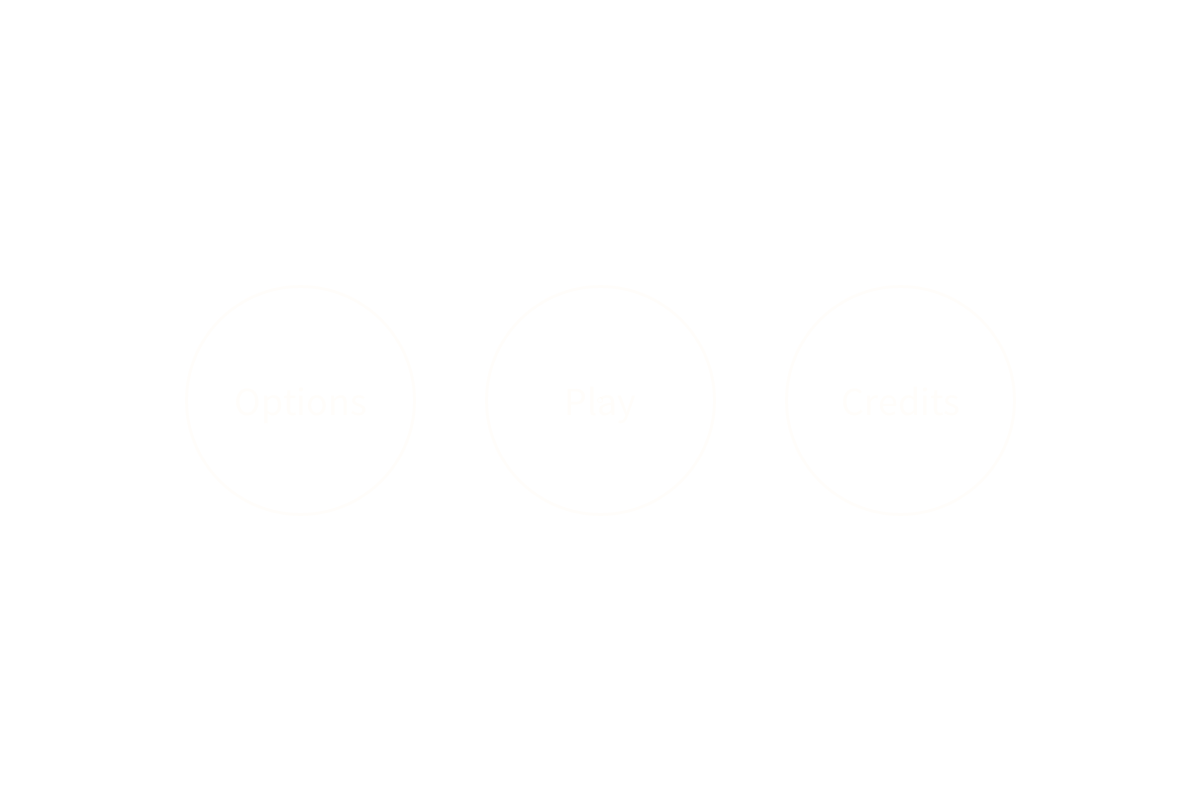
Frame 1 (no input)
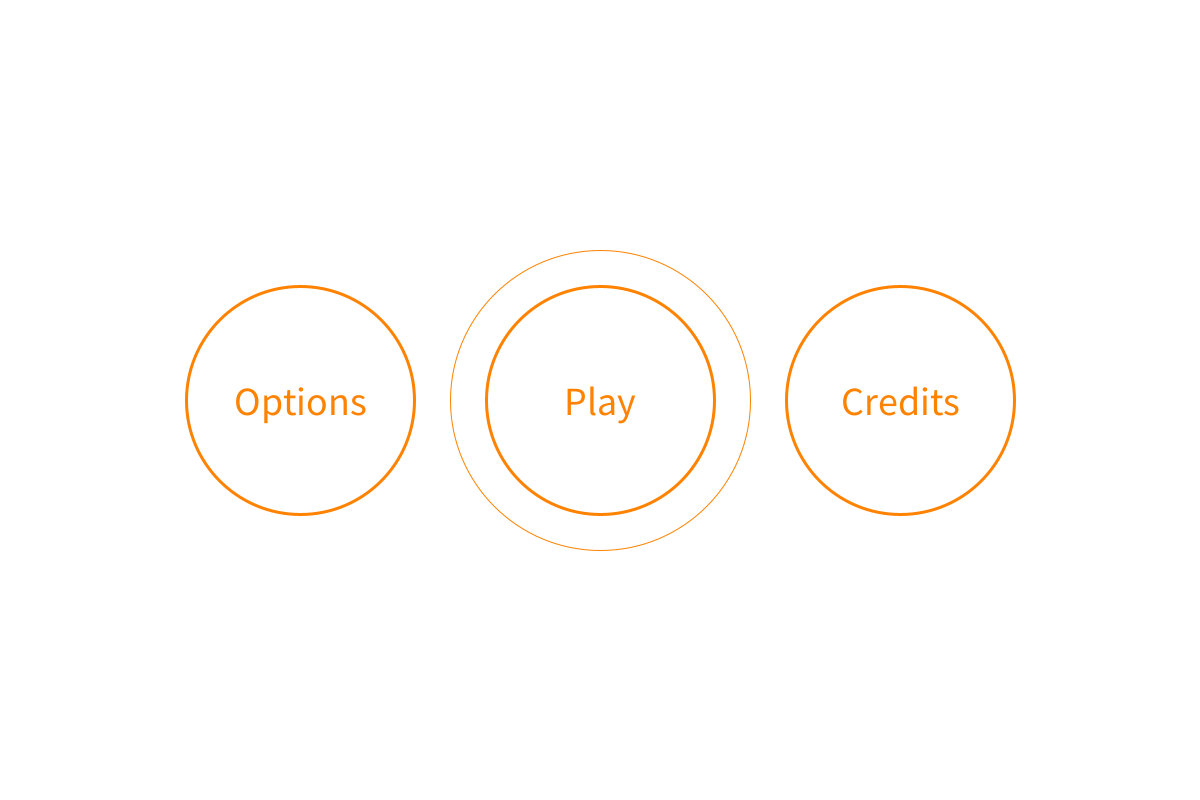
Frame 60 (the mouse pressed at the canvas centre just before this capture)
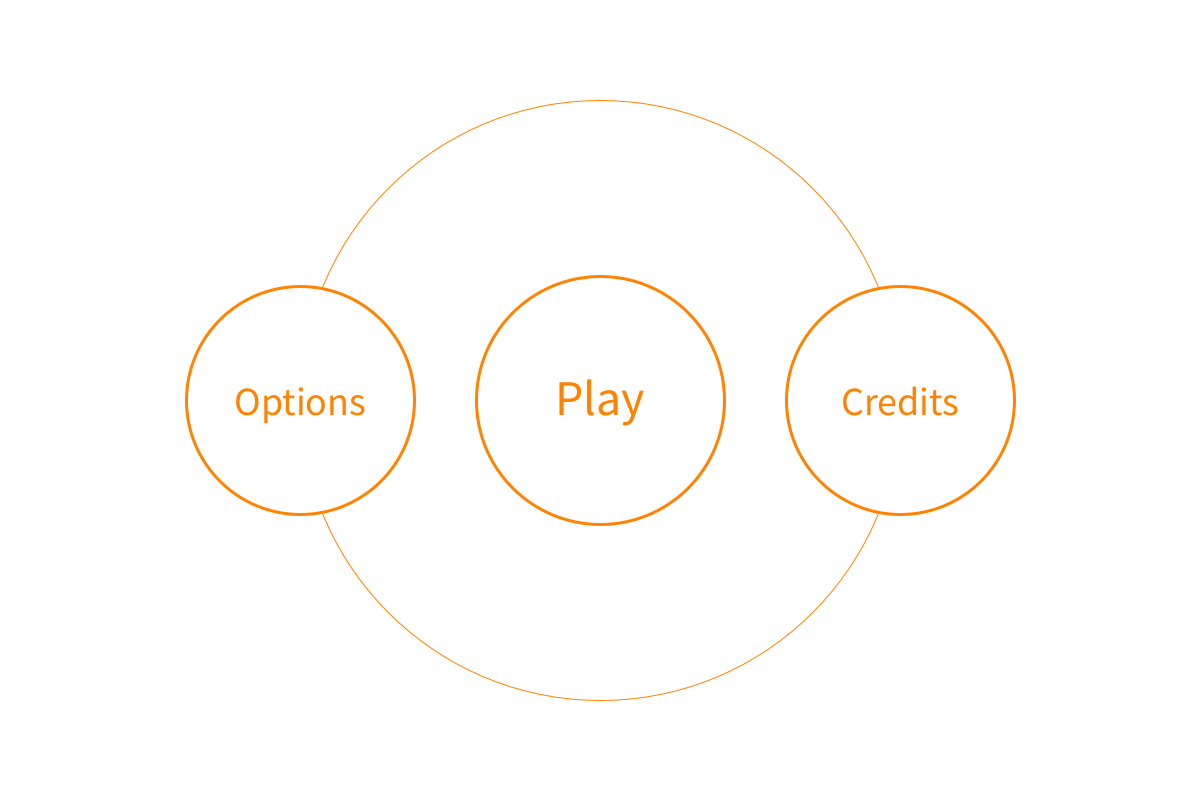
Frame 120 (the mouse held since frame 60 and released just before this capture)

The Processing sketch that drew these frames (run headless with seeded random() and noise(); from frame 60 on, the mouse is pressed at the canvas centre):

// Processing sketch: Soundodger_wolffd_V6
// ── Soundodger_wolffd_V6.pde
// Daniel Wolff
// 01/05/2015
// Culminating Project: Soundodger (remade by Daniel Wolff)

// Creating a new environment object.
Environment environment;

// Variables that hold the screen width and height. Used for referencing the positions of shapes on the screen.
int screenWidth = 1200;
int screenHeight = 800;

void setup() {
    // Set the size of the screen (cannot use the variables above due to Javascript complaining that I must use integer numbers, not a variable).
    size(1200, 800);

    // Aligning shapes and text to either their centers or corners.
    textAlign(CENTER);
    ellipseMode(CENTER);
    rectMode(CORNER);

    // Instantiating the environment object.
    environment = new Environment();
}

void draw() {
    // Updating and drawing the environment.
    environment.update();
    environment.draw();
}

void keyReleased() {
    if (keyCode == 80) {    // if "p" is released, continue.
        // if the game is paused, unpause. If it isn't paused, then pause.
        if (environment.paused) {
            environment.pauseGame(false);
        }
        else {
            environment.pauseGame(true);
        }
    }
}

void mouseReleased() {    // if the mouse is released, tell the environment where the click was.
    environment.doMouseClicked(mouseX, mouseY);
}

//menuData is the array that holds all the coordinates and sizes of all the shapes on all of the menus.
//Having all this data in one array allows editting menus to be easy.
//menuData[menu][shape][shapeInfo] = {int(x),int(y),int(sizeX),int(sizeY),inflationLimit,gameStateTransitionIndex,textSize}.
int[][][] menuData = {
    {    //main Menu
        {    //Shape 1
            int(screenWidth/2), int(screenHeight/2), int(screenHeight/3.5), int(screenHeight/3.5), int(20), int(3), int(40)
        }
        , 
        {    //Shape 2
            int(screenWidth/4), int(screenHeight/2), int(screenHeight/3.5), int(screenHeight/3.5), int(20), int(1), int(40)
        }
        , 
        {    //Shape 3
            int(screenWidth-(screenWidth/4)), int(screenHeight/2), int(screenHeight/3.5), int(screenHeight/3.5), int(20), int(2), int(40)
        }
    }
    , 
    {  //options menu
        {    
            int(75), int(screenHeight-75), int(screenHeight/8), int(screenHeight/8), int(5), int(0), int(40)
        }
        , 
        {
            int(screenWidth/2), int(screenHeight/2), int(screenHeight/3.5), int(screenHeight/3.5), int(15), int(-1), int(40)
        }
    }
    , 
    {  //credits menu
        {    
            int(75), int(screenHeight-75), int(screenHeight/8), int(screenHeight/8), int(5), int(0), int(40)
        }
        , 
        {
            int(screenWidth/4), int(screenHeight/3), int(screenHeight/1.75), int(screenHeight/1.75), int(20), int(-1), int(30)
        }
        , 
        {
            int(screenWidth-screenWidth/3), int(screenHeight/2.85), int(screenHeight/2.25), int(screenHeight/2.25), int(20), int(-1), int(20)
        }
        , 
        {
            int(screenWidth/2 - 20), int(screenHeight/2), int(screenHeight/8), int(screenHeight/8), int(10), int(-1), int(20)
        }
        , 
        {
            int(screenWidth/2), int(screenHeight - screenHeight/4.5), int(screenHeight/2.5), int(screenHeight/2.5), int(5), int(-1), int(20)
        }
    }
    , 
    {  //levelSel menu
        {    
            int(75), int(screenHeight-75), int(screenHeight/8), int(screenHeight/8), int(5), int(0), int(40)
        }
        , 
        {    //Shape 1
            int(screenWidth/3), int(screenHeight/3), int(screenHeight/3.5), int(screenHeight/3.5), int(20), int(6), int(40)
        }
        , 
        {    //Shape 2
            int(screenWidth - (screenWidth/3)), int(screenHeight/3), int(screenHeight/3.5), int(screenHeight/3.5), int(20), int(7), int(40)
        }
        , 
        {    //Shape 3
            int(screenWidth/3), int(screenHeight - (screenHeight/3)), int(screenHeight/3.5), int(screenHeight/3.5), int(20), int(8), int(40)
        }
        , 
        {    //Shape 4
            int(screenWidth-(screenWidth/3)), int(screenHeight - (screenHeight/3)), int(screenHeight/3.5), int(screenHeight/3.5), int(20), int(9), int(40)
        }
    }
    , 
    {  //pause menu
        {    
            int(75), int(screenHeight-75), int(screenHeight/8), int(screenHeight/8), int(5), int(0), int(40)
        }
        , 
        {    //Shape 1
            int(screenWidth/2), int(screenHeight/2), int(screenHeight/3.5), int(screenHeight/3.5), int(20), int(-3), int(40)
        }
    }
    , 
    {  //score menu
        {    //Shape 1
            int(screenWidth/2), int(screenHeight/2), int(screenHeight/1.5), int(screenHeight/1.5), int(0), int(-1), int(100)
        }
        , 
        {    //Shape 2
            int(screenWidth/4), int(screenHeight/2), int(screenHeight/3.5), int(screenHeight/3.5), int(20), int(-4), int(40)
        }
        , 
        {    //Shape 3
            int(screenWidth - screenWidth/4), int(screenHeight/2), int(screenHeight/3.5), int(screenHeight/3.5), int(20), int(0), int(40)
        }
    }
    , 
    {  //tutorial
        {    //Shape 1
            int(screenWidth/2), int(screenHeight/2), int(screenHeight/1.25), int(screenHeight/1.25), int(0), int(-1), int(40)
        }
    }
    , 
    {  //level1
        {    //Shape 1
            int(screenWidth/2), int(screenHeight/2), int(screenHeight/1.25), int(screenHeight/1.25), int(0), int(-1), int(0)
        }
    }
    , 
    {  //level2
        {    //Shape 1
            int(screenWidth/2), int(screenHeight/2), int(screenHeight/1.25), int(screenHeight/1.25), int(0), int(-1), int(0)
        }
    }
    , 
    {  //level3
        {    //Shape 1
            int(screenWidth/2), int(screenHeight/2), int(screenHeight/1.25), int(screenHeight/1.25), int(0), int(-1), int(0)
        }
    }
};

//menuText holds the strings of all the text on each menu. All text will be inside one of
//the shapes stated in menuData.
//Having all the text in one array allows editting menus to be easy.
//menuText[menu][shape] = "Text";.

String[][] menuText = {
    {    //main menu
        "Play", "Options", "Credits"
    }
    , 
    {    //options menu
        "Back", "Music: Off"
    }
    , 
    {    //credits menu
        "Back", "A StudioBean game", "Remade by Daniel Wolff", "", "Bug tested by Ben Ecclestone"
    }
    , 
    {    //levelSel menu
        "Back", "Tutorial", "Level 1", "Level 2", "Level 3"
    }
    , 
    {    //pause menu
        "Back", "Resume"
    }
    , 
    {    //score menu
        "", "Replay", "Menu"
    }
    , 
    {    //tutorial
        ""
    }
    , 
    {    //level 1
        ""
    }
    , 
    {    //level 2
        ""
    }
    , 
    {    //level 3
        ""
    }
};


// ── Background.pde
// Daniel Wolff
// 01/05/2015
// Culminating Project: Soundodger (remade by Daniel Wolff)

// Background class:
// - Draws the blank background.
// - Controls and manages the background alpha values for transitioning.
// - Returns the BG and FG colors when requested by the environment.
class Background {

    // Creating the background and foreground variables.
    color bg;
    color fg;

    // Creating the fadeAlpha integer variable.
    int fadeAlpha = 0;


    // Background Constructor: 
    // - Receives the BG and FG colors from the environment.
    Background(color _bg, color _fg) {
        bg = _bg;
        fg = _fg;
    }

    // Update: 
    // - Updates the fadeAlpha value.
    void update() {

        // Always increase the fadeAlpha by a value of 5, unless fadeAlpha is greater than or equal to 255 (max).
        if (fadeAlpha < 255) {
            fadeAlpha+=5;
        }
    }

    // Draw:
    // - Placeholder to be overridden be child classes.
    void draw() {
    }

    // fadeIn: 
    // - Resets the fadeAlpha variable.
    void fadeIn() {
        // When reset, the update() method will then increase this every frame, giving a fade effect.
        fadeAlpha = 0;
    }

    // getBG:
    // - Returns the BG color value when requested.
    int getBG() {
        return bg;
    }

    // getFG:
    // - Returns the FG color value when requested.
    int getFG() {
        return fg;
    }
}

// Background_Anim class: 
// - Extends Background.
// - Creates a circle animation in the background.
class Background_Anim extends Background {

    // Creating a 3x3 array that stores the data for the circles that create the animation.
    int[][] circles = new int[3][3];
    // Creating an integer variable that keeps track of the animation's progression. Set to 100 so that the animation starts right away.
    int animCount = 100;

    // Background_Anim Constructor:
    // - Receives the BG and FG colors from the environment.
    // - Assigns values for the circles in the animation.
    Background_Anim(color _bg, color _fg) {
        super(_bg, _fg);

        // For each item in circles, assign the following values.
        for (int[] i : circles) {
            // Circle X position.
            i[0] = width/2;
            // Circle Y position.
            i[1] = height/2;
            // Circle size. (-1 means non-existant).
            i[2] = -1;
        }
    }
    // Update:
    // - Calls its super.
    // - Increases  the animation's progression.
    // - Updates the circles in the animation.
    void update() {
        super.update();
        animCount++;

        // if the animation progression is greater than or equal to 100, add a circle and reset the progression.
        if (animCount >= 100) {
            animCount = 0;
            addCircle();
        }

        // Update the circles in the animation.
        updateCircles();
    }

    // Draw :
    // - Draws the background.
    // - Draws the circles in the animation.
    void draw() {
        background(bg);
        noFill();
        stroke(fg, fadeAlpha);
        strokeWeight(1);
        for (int[] i : circles) {
            if (i[2] > 0) {
                ellipse(i[0], i[1], i[2], i[2]);
            }
        }
    }

    // addCircle:
    // - Takes a non-existant circle and sets its size to 0. This will allow it to be updated.
    void addCircle() {
        for (int[] i : circles) {
            // If the circle is non-existant, make it exist.
            if (i[2] == -1) {
                i[2] = 0;
                break;
            }
        }
    }

    // updateCircles:
    // - Updates the size of each circle in the animation.
    void updateCircles() {
        for (int[] i : circles) {
            // if the size is greater than twice the height of the screen, reset the circles size.
            if (i[2] >= height*2) {
                i[2] = 0;
            }
            // else, if the size is not non-existant, increase the size by 5.
            else if (i[2] != -1) {
                i[2] += 5;
            }
        }
    }
}

// Background_NoAnim class:
// - Extends Background.
// - Creates a non-animated background thats color corresponds to the current gameStateIndex in the environment.
class Background_NoAnim extends Background {

    // Background_NoAnim constructor:
    // - Receives nothing.
    // - Tells its super to set the BG and FG to white.
    Background_NoAnim() {
        super(color(255), color(255));
    }

    // Update:
    // - Receives the current BG colour based on the current gameStateIndex.
    void update() {
        bg = environment.getCurrentBG();
    }

    // Draw:
    // - Draws the background.
    void draw() {
        background(bg);
    }
}


// ── Enemy.pde
// Daniel Wolff
// 01/05/2015
// Culminating Project: Soundodger (remade by Daniel Wolff)

// Enemy class:
// - Manages a single enemies position, size, speed, angle, colour, and state.
class Enemy {

    // Creates a float variable for the x, y, originalX, originalY, and angle for the enemy.
    float x;
    float y;
    float originX;
    float originY;
    float angle;

    // Creates an integer variable for the size, speed, and position of the enemy.
    int size;
    int speed;
    int pos = 0;

    // Creates a color variable for the colour of the enemy.
    color colour;

    // Creates a boolean variable for the dead state, isHit state, and allowBoundaryCollision state of the enemy.
    boolean dead = false;
    boolean isHit = false;
    boolean allowBoundaryCollision = false;


    // Enemy constructor:
    // - Receives the x, y, size, speed, angle, and colour of the enemy from the gameplayControllers.
    Enemy(float _x, float _y, int _size, int _speed, int _angle, color _clr) {
        x = _x;
        y = _y;
        originX = _x;
        originY = _y;
        size = _size;
        speed = _speed;
        angle = _angle;
        colour = _clr;
    }

    // Update:
    // - Placeholder to be overridden be child classes.
    void update(int _playerX, int _playerY, int _playerSize) {
    }

    // Draw:
    // - Placeholder to be overridden be child classes.
    void draw() {
        // if it is hit, fill the enemy with the colour red.
        if (isHit) {
            fill(255, 0, 0);
        }
        // if it is not hit, fill the enemy with its original colour.
        else {
            fill(colour);
        }
        noStroke();
    }

    // getHyp:
    // - Returns length of the distance between the enemies x and y, and the inputted x and y coordinates.
    float getHyp(int _pointX, int _pointY) {
        return sqrt(sq(_pointX - x) + sq(_pointY - y));
    }

    // rotX:
    // - Receives the originalX, position from the originalX, and angle to return a new x coordinate for the enemy.
    float rotX(float _x, int _lineLen, float _angle) {
        return cos(radians(_angle))*_lineLen + _x;
    }

    // rotY:
    // - Receives the originalY, position from the originalX, and angle to return a new y coordinate for the enemy.
    float rotY(float _y, int _lineLen, float _angle) {
        return sin(radians(_angle))*_lineLen + _y;
    }
}

// TriangleEnemy class:
// - Extends Enemy.
// - Updates the position and states of a triangular enemy.
class TriangleEnemy extends Enemy {

    // TriangleEnemy constructor:
    // - Receives the x, y, size, speed, angle, and colour of the enemy from the gameplayControllers and sends it to its super.
    TriangleEnemy(float _x, float _y, int _size, int _speed, int _angle, color _clr) {
        super(_x, _y, _size, _speed, _angle, _clr);
    }

    // Update:
    // - Receives the playerX, playerY, and playerSize from the environment.
    // - Updates the enemy position, and checks for boundaries and collisions.
    void update(int _playerX, int _playerY, int _playerSize) {
        // if the enemy is not dead, continue.
        if (!dead) {
            // Update position from its origin coordinates.
            pos += speed;
            // Update the x and y variables based on its new position.
            x = rotX(originX, pos, angle);
            y = rotY(originY, pos, angle);

            // Check collisions with the player.
            checkCollision(_playerX, _playerY, _playerSize);
            // Check collisions with the game boundaries. 
            checkBoundaries();
        }
    }

    // Draw:
    // - Controls the colour of the enemy based on whether it is hit.
    // - Draws the enemy.
    void draw() {
        // if the enemy is not dead, continue.
        if (!dead) {
            super.draw();
            // Draw the triangle using the rotX and rotY function to create the points.
            triangle(x, y, rotX(x, -size, angle-25), rotY(y, -size, angle-25), rotX(x, -size, angle+25), rotY(y, -size, angle+25));
        }
    }

    // checkBoundaries:
    // - Checks the boundary collision state, and check to see if the enemy has collided with the edge of the playing field.
    void checkBoundaries() {
        // if the distance between the enemies x and y coordinates and the center of the playing field is greater than the radius of the field, continue.
        if (getHyp((environment.getUIObject(0)[0]), (environment.getUIObject(0)[1])) >= (environment.getUIObject(0)[2])/2) {
            // if boundary collision is allowed, kill the enemy.
            if (allowBoundaryCollision) {
                dead = true;
                // if the enemy did not collide with the player, tell the environment to update the enemy counters.
                if (!isHit) {
                    environment.enemyUpdate();
                }
            }
        }
        // if the distance between the enemies x and y coordinates and the center of the playing field is lesser than the radius of the field, allow boundary collision.
        // This eliminates the possibility of an enemy colliding with the boundaries of the field before it even enters the field.
        else {
            allowBoundaryCollision = true;
        }
    }

    // checkCollision: 
    // - Receives the playerX, playerY, and playerSize.
    // - Checks to see if the enemy has collided with the player.
    void checkCollision(int _playerX, int _playerY, int _playerSize) {
        // if the distance between the playerX, playerY and the enemy x, y, is less than or equal to the radius of the player, the enemy has been hit.
        if (getHyp(_playerX, _playerY) <= _playerSize/2) {
            isHit = true;
        }
    }
}

// CircleEnemy class:
// - Extends Enemy.
// - Updates the position and states of a circular enemy.
class CircleEnemy extends Enemy {

    // CircleEnemy constructor:
    // - Receives the x, y, size, speed, angle, and colour of the enemy from the gameplayControllers and sends it to its super.
    CircleEnemy(float _x, float _y, int _size, int _speed, int _angle, color _clr) {
        super(_x, _y, _size, _speed, _angle, _clr);
    }

    // Update:
    // - Receives the playerX, playerY, and playerSize from the environment.
    // - Updates the enemy position, and checks for boundaries and collisions.
    void update(int _playerX, int _playerY, int _playerSize) {
        // if the enemy is not dead, continue.
        if (!dead) {
            // Update position from its origin coordinates.
            pos += speed;
            // Update the x and y variables based on its new position.
            x = rotX(originX, pos, angle);
            y = rotY(originY, pos, angle);

            // Check collisions with the player.
            checkCollision(_playerX, _playerY, _playerSize);
            // Check collisions with the game boundaries. 
            checkBoundaries();
        }
    }

    // Draw:
    // - Controls the colour of the enemy based on whether it is hit.
    // - Draws the enemy.
    void draw() {
        // if the enemy is not dead, continue.
        if (!dead) {
            super.draw();
            // Draw the circle.
            ellipse(x, y, size, size);
        }
    }

    // checkBoundaries:
    // - Checks the boundary collision state, and check to see if the enemy has collided with the edge of the playing field.
    void checkBoundaries() {
        // if the distance between the enemies x and y coordinates and the center of the playing field is greater than the radius of the field minus the radius of the enemy, continue.
        if (getHyp((environment.getUIObject(0)[0]), (environment.getUIObject(0)[1])) >= (environment.getUIObject(0)[2])/2 - size/2) {
            // if boundary collision is allowed, kill the enemy.
            if (allowBoundaryCollision) {
                dead = true;
                // if the enemy did not collide with the player, tell the environment to update the enemy counters.
                if (!isHit) {
                    environment.enemyUpdate();
                }
            }
        }
        // if the distance between the enemies x and y coordinates and the center of the playing field is lesser than the radius of the field, allow boundary collision.
        // This eliminates the possibility of an enemy colliding with the boundaries of the field before it even enters the field.
        else {
            allowBoundaryCollision = true;
        }
    }

    // checkCollision: 
    // - Receives the playerX, playerY, and playerSize.
    // - Checks to see if the enemy has collided with the player.
    void checkCollision(int _playerX, int _playerY, int _playerSize) {
        // if the distance between the playerX, playerY and the enemy x, y, is less than or equal to the radius of the player plus the radius of the enemy, the enemy has been hit.
        if (getHyp(_playerX, _playerY) <= _playerSize/2 + size/2) {
            isHit = true;
        }
    }
}

// SquareEnemy class:
// - Extends Enemy.
// - Updates the position and states of a square enemy.
class SquareEnemy extends Enemy {

    // Creates a short that keeps track of the follow time of the square enemy (default -> 3 seconds / 180 frames).
    short followTime = 180;

    // SquareEnemy constructor:
    // - Receives the x, y, size, speed, angle, and colour of the enemy from the gameplayControllers and sends it to its super.
    SquareEnemy(float _x, float _y, int _size, int _speed, int _angle, color _clr) {
        super(_x, _y, _size, _speed, _angle, _clr);
    }


    // Update:
    // - Receives the playerX, playerY, and playerSize from the environment.
    // - Updates the enemy position, and checks for boundaries and collisions.
    void update(int _playerX, int _playerY, int _playerSize) {
        // if the enemy is not dead, continue.
        if (!dead) {
            // if the followTime is not zero, and the player is not hit, update the angle and decrease the followTime.
            if (followTime > 0 && !isHit) {
                angle = getTheta(_playerX, _playerY);
                followTime--;
            }

            // Update the x and y variables based on its new angle.
            x = rotX(x, speed, angle);
            y = rotY(y, speed, angle);

            // Check collisions with the player.
            checkCollision(_playerX, _playerY, _playerSize);
            // Check collisions with the game boundaries. 
            checkBoundaries();
        }
    }

    // Draw:
    // - Controls the colour of the enemy based on whether it is hit.
    // - Draws the enemy.
    void draw() {
        // if the enemy is not dead, continue.
        if (!dead) {
            super.draw();
            // Draw the square.
            rect(x, y, size, size);
        }
    }

    // checkBoundaries:
    // - Checks the boundary collision state, and check to see if the enemy has collided with the edge of the playing field.
    void checkBoundaries() {
        // if the distance between the enemies x and y coordinates and the center of the playing field is greater than the radius of the field minus the radius of the enemy, continue.
        if (getHyp((environment.getUIObject(0)[0]), (environment.getUIObject(0)[1])) >= (environment.getUIObject(0)[2])/2 - size/2) {
            // if boundary collision is allowed, kill the enemy.
            if (allowBoundaryCollision) {
                dead = true;
                // if the enemy did not collide with the player, tell the environment to update the enemy counters.
                if (!isHit) {
                    environment.enemyUpdate();
                }
            }
        }
        // if the distance between the enemies x and y coordinates and the center of the playing field is lesser than the radius of the field, allow boundary collision.
        // This eliminates the possibility of an enemy colliding with the boundaries of the field before it even enters the field.
        else {
            allowBoundaryCollision = true;
        }
    }

    // checkCollision: 
    // - Receives the playerX, playerY, and playerSize.
    // - Checks to see if the enemy has collided with the player.
    void checkCollision(int _playerX, int _playerY, int _playerSize) {
        // if the distance between the playerX, playerY and the enemy x, y, is less than or equal to the radius of the player plus the radius of the enemy, the enemy has been hit.
        if (getHyp(_playerX, _playerY) <= _playerSize/2 + size/2) {
            isHit = true;
        }
    }

    // getTheta:
    // - Receives the playerX and playerY values.
    // - Returns the angle of the line represented by playerX,playerY and x,y of the enemy.
    float getTheta(int _playerX, int _playerY) {
        return degrees(atan2((_playerY-y), (_playerX-x)));
    }
}


// ── Environment.pde
// Daniel Wolff
// 01/05/2015
// Culminating Project: Soundodger (remade by Daniel Wolff)

//Defining the environment class:
//  - Manages all objects.
//  - Passes important information to the player, gameplayControllers, and UI
class Environment {

    // Creates a byte that manages what gameState to update and display.
    byte gameStateIndex = 0;

    // Creates an array of strings that outlines what gameStateIndex is what.
    String[] allGameStates = {  
        "main", //0
        "options", //1
        "credits", //2
        "levelSel", //3
        "pause", //4
        "scoreScreen", //5
        "tutorial", //6
        "level1", //7
        "level2", //8
        "level3" //9
    };

    // Creates a byte that stores the number of different gameStates.
    byte numGameStates = byte(allGameStates.length);

    // Creates a byte that stores the number of levels.
    byte numLevels = 4;

    // Creates a boolean variable for the paused state and gameOver state.
    boolean paused = false;
    boolean gameOver = false;


    //Initialzing game objects
    // - Creates object array's for backgrounds, userInterfaces, and gameplayControllers.
    // - Creates a player object.
    Background[] backgrounds = new Background[numGameStates];
    UI[] userInterfaces = new UI[numGameStates];
    Gameplay[] gameplayControllers = new Gameplay[numLevels];
    Player player = new Player(0, 0, 25);

    //Environment constructor:
    // - Builds environment.
    // - Instantiates all of the backgrounds, userInterfaces, and gameplayControllers. 
    Environment() {
        // Instantiates each Background_Anim with a specific BG and FG colour.
        // Instantiates the pause and scoreScreen menu with Background_NoAnim.
        backgrounds[0] = new Background_Anim(color(255), color(255, 130, 0));
        backgrounds[1] = new Background_Anim(color(255), color(20, 180, 255));
        backgrounds[2] = new Background_Anim(color(255), color(255, 40, 40));
        backgrounds[3] = new Background_Anim(color(255), color(255, 130, 0));
        backgrounds[4] = new Background_NoAnim();
        backgrounds[5] = new Background_NoAnim();
        backgrounds[6] = new Background_Anim(color(255), color(255, 130, 0));
        backgrounds[7] = new Background_Anim(color(255), color(0, 0, 255));
        backgrounds[8] = new Background_Anim(color(255), color(255, 0, 0));
        backgrounds[9] = new Background_Anim(color(0), color(255));

        // Instantiates a userInterface for every gameState except for the scoreScreen gameState.
        // The scoreScreen gameState is instantiated with the UI_ScoreScreen class.
        // Each object gets passed its corresponding gameStateIndex. 
        for (int i = 0; i < numGameStates; i++) {
            if (i != 5) {
                userInterfaces[i] = new UI(i);
            } 
            else {
                userInterfaces[i] = new UI_ScoreScreen(i);
            }
        }

        // Instantiates Gameplay_Tutorial for the tutorial gameState, and Gameplay for the other levels. 
        // Each object gets passed its corresponding gameStateIndex, the number of game objects, the radii of the game objects,
        //    and the colour for each type of enemy.
        gameplayControllers[0] = new Gameplay_Tutorial((numGameStates - numLevels), byte(4), int((height/1.1)/2), 
        color(0, 150, 255), color(100, 240, 255), color(235, 100, 255));
        gameplayControllers[1] = new Gameplay((numGameStates - numLevels + 1), byte(4), int((height/1.1)/2), 
        color(125, 125, 255), color(0, 185, 255), color(0, 255, 200));
        gameplayControllers[2] = new Gameplay((numGameStates - numLevels + 2), byte(4), int((height/1.1)/2), 
        color(255, 125, 125), color(255, 145, 180), color(255, 150, 0));
        gameplayControllers[3] = new Gameplay((numGameStates - numLevels + 3), byte(10), int((height/1.1)/2), 
        color(0, 150, 255), color(100, 240, 255), color(235, 100, 255));
    }

    //Update:
    //  - Updates the objects in the environment based on the gameStateIndex, and the paused and gameOver states.
    void update() {
        // if the game is paused, update the paused screen background and userInterface.
        if (paused) {
            backgrounds[4].update();
            userInterfaces[4].update();
        } 
        // if the game is over, update the scoreScreen background and userInterface.
        else if (gameOver) {
            backgrounds[5].update();
            userInterfaces[5].update();
        } 
        // if the game is not paused and the game is not over, update the background and userInterface based on the current gameStateIndex.
        else {
            backgrounds[gameStateIndex].update();
            userInterfaces[gameStateIndex].update();

            // if the gameStateIndex is greater than or equal to the number of gameStates minus the number of levels (in other words, if the user is playing a level), continue.
            if (gameStateIndex >= (numGameStates-numLevels)) {
                // Update the background of the score screen. This eliminates a flash between the current screen and the scoreScreen.
                backgrounds[5].update();
                // Update the player.
                player.update();
                // Update the corresponding gameplayController.
                gameplayControllers[gameStateIndex - (numGameStates-numLevels)].update(player.x, player.y, player.size);
            }
        }
    }

    //Display:
    //  - Draws the objects in the environment based on the gameStateIndex, and the paused and gameOver states.
    void draw() {
        // if the game is paused, draw the paused screen background and userInterface.
        if (paused) {
            backgrounds[4].draw();
            userInterfaces[4].draw(getCurrentBG(), getCurrentFG());
        } 
        // if the game is over, draw the scoreScreen background and userInterface.
        else if (gameOver) {
            backgrounds[5].draw();
            userInterfaces[5].draw(getCurrentBG(), getCurrentFG());
        } 
        // if the game is not paused and the game is not over, draw the background and userInterface based on the current gameStateIndex.
        else {
            backgrounds[gameStateIndex].draw();
            userInterfaces[gameStateIndex].draw(getCurrentBG(), getCurrentFG());

            // if the gameStateIndex is greater than or equal to the number of gameStates minus the number of levels (in other words, if the user is playing a level), continue.
            if (gameStateIndex >= (numGameStates-numLevels)) {
                // Draw the player and the corresponding gameplayController.
                player.draw(getCurrentFG());
                gameplayControllers[gameStateIndex - (numGameStates-numLevels)].draw(getCurrentFG(), getCurrentBG());
            }
        }
    }

    // getCurrentBG:
    // - Calls the getBG method in the background object corresponding to the gameStateIndex.
    int getCurrentBG() {
        return backgrounds[gameStateIndex].getBG();
    }
    // getCurrentFG:
    // - Calls the getFG method in the background object corresponding to the gameStateIndex.
    int getCurrentFG() {
        return backgrounds[gameStateIndex].getFG();
    }

    // getUIObject :
    // - Receives either an index, or both an index and a gameStateIndex.
    // - Returns an array of the data of the UI Object requested.
    int[] getUIObject(int _index) {
        return userInterfaces[gameStateIndex].uiData[_index];
    }
    int[] getUIObject(int _gameStateIndex, int _index) {
        return userInterfaces[_gameStateIndex].uiData[_index];
    }

    // enemyUpdate: 
    // - Increases the enemiesNotHit counter by one.
    void enemyUpdate() {
        gameplayControllers[gameStateIndex - (numGameStates-numLevels)].enemiesNotHit++;
    }

    // doMouseClicked:
    // - Receives the mouse coordinates.
    // - Sends the coordinates to the correct userInterface based on the paused state, the gameOver state, and the gameStateIndex.
    void doMouseClicked(int x, int y) {
        if (paused) {
            userInterfaces[4].checkClick(x, y);
        } 
        else if (gameOver) {
            userInterfaces[5].checkClick(x, y);
        } 
        else {
            userInterfaces[gameStateIndex].checkClick(x, y);
        }
    }

    // changeGameState:
    // - Receives the desires gameStateIndex.
    // - Calls the fadeIn methods in the corresponding background and userInterface.
    void changeGameState(byte _gameStateIndex) {
        gameStateIndex = _gameStateIndex;
        backgrounds[gameStateIndex].fadeIn();
        userInterfaces[gameStateIndex].fadeIn();
    }

    // pauseGame:
    // - Receives a boolean doPause.
    // - Decides the state of the paused boolean based on the gameStateIndex, doPause, and gameOver states.
    void pauseGame(boolean doPause) {
        // if the gameStateIndex is greater than or equal to the number of game states minus the number of levels (if the user is playing a level,
        //      and doPause is true, and gameOver is false, set the paused variable to true.
        if (gameStateIndex >= (numGameStates-numLevels) && doPause && !gameOver) { 
            paused = true;
        } 
        // else, if doPause is false, set paused to false.
        else if (!doPause) {
            paused = false;
        }
    }

    // showScore:
    // - Receives a boolean doScores.
    // - Decides the state of the gameOver boolean based on the doScores boolean.  
    void showScore(boolean doScores) {
        // if doScores is true, gameOver is true.
        if (doScores) {
            gameOver = true;
        } 
        // else, reset the game and set gameOver to false.
        else {
            reset();
            gameOver = false;
        }
    }

    // reset:
    // - Loops through the gameplayControlls and calls the reset method in each.
    void reset() {
        for (int i = 0; i < numLevels; i++) {
            gameplayControllers[i].reset();
        }
    }
}


// ── Gameplay.pde
// Daniel Wolff
// 01/05/2015
// Culminating Project: Soundodger (remade by Daniel Wolff)

// Gameplay class:
// - Manages game objects and enemies.
// - Manages collisions between enemies and players, and enemies and boundaries.
// - Manages game data.
class Gameplay {

    // Creates an array of enemy objects.
    Enemy[] enemies = new Enemy[1000];
    // Creates an double array of enemy data
    int[][] enemyBuffer = new int[1000][5];  //[entranceTime,gameObject,enemyType,angle,speed]

        // Creates a byte variable to hold the number of game objects, the stage of gameplay, and the highscore. 
    byte numGameObjects;
    byte stage = 0;
    byte highscore = 0;

    // Creates integer variables to hold the number of enemies spawned, the number of enemies not hit, and the transitionTime.
    int enemiesSpawned = 0;
    int enemiesNotHit = 0;
    int transitionTime = 0;

    // Creates float variables to hold the game rotation angle and the rotation speed.
    float gameRot = 0;
    float rotSpeed = 0;

    // Creates color variables to store the different enemy colours.
    color triangleEnemyColour;
    color squareEnemyColour;
    color circleEnemyColour;

    // Creates an array of gameplay objects.
    Gameplay_Object[] gameObjects;

    // Gameplay constructor:
    // - Receives the gameStateIndex, number of gameObjects, the gameObject radii, and the enemy colours.
    // - Instantiates the correct number of gameObjects.
    Gameplay(int _gameStateIndex, byte _numGameObjects, int _gameObjectRadii, color _triEnemCol, color _squEnemCol, color _cirEnemCol) {
        numGameObjects = _numGameObjects;

        triangleEnemyColour = _triEnemCol;
        squareEnemyColour = _squEnemCol;
        circleEnemyColour = _cirEnemCol;

        // Creating the received number of gameObjects.
        gameObjects = new Gameplay_Object[numGameObjects];

        // Instantiating each individual object. Passes through the size of the object, the angle offset of the gameObject, and its radius.
        for (int i = 0; i < numGameObjects; i++) {
            gameObjects[i] = new Gameplay_Object(byte(height/15), int((360/numGameObjects)*i), _gameObjectRadii);
        }
    }

    // Update:
    // - Receives the playerX, playerY, playerSize.
    // - Updates the transitionTime, stage, and sets the pattern of enemies.
    // - Manages and replaces dead enemies.
    // - Updates gameObject rotation.
    void update(int _playerX, int _playerY, int _playerSize) {

        // if the transitionTime is zero, check to see if the stage needs to be updated.
        if (transitionTime == 0) {
            // if the stage is not greater than the number of stages, receive the next pattern and rotation speed from the gameData.
            if (stage < gameData[environment.gameStateIndex-(environment.numGameStates-environment.numLevels)][0].length) {
                setPattern(byte(gameData[environment.gameStateIndex-(environment.numGameStates-environment.numLevels)][0][stage]));
                rotSpeed = gameData[environment.gameStateIndex-(environment.numGameStates-environment.numLevels)][1][stage];
                // Increases the stage by 1 after the pattern and rotation speed is selected.
                stage++;
            } 
            // if the stage is greater, end the game by calling the environments showScore method.
            else {
                environment.showScore(true);
                checkHighscore();
            }
        } 
        // if the transitionTime is not zero, subtract 1 from the transitionTime.
        else {
            transitionTime--;
        }

        // Loops through the enemyBuffer to find an enemy that needs to be created.
        for (int i = 0; i < enemyBuffer.length; i++) {
            // if the enemies spawn time is equal to the transitionTime, and the enemy type is 0 (non-existant), continue.
            if (enemyBuffer[i][0] == transitionTime && enemyBuffer[i][2] != 0) {
                // Loops through the enemies array.
                for (int j = 0; j < enemies.length; j++) {
                    // if the enemies slot is empty, or the enemy is dead, replace it.
                    if (enemies[j] == null || enemies[j].dead == true) {  
                        // if the enemy type is 1, then create a triangular enemy with the gameObject specified in the enemy buffer, as well
                        //         as its default size, speed, angle and colour.
                        if (enemyBuffer[i][2] == 1) {
                            enemies[j] = new TriangleEnemy(gameObjects[enemyBuffer[i][1]].x, gameObjects[enemyBuffer[i][1]].y, 20, enemyBuffer[i][4], int(gameObjects[enemyBuffer[i][1]].getTheta(environment.getUIObject(0)[0], environment.getUIObject(0)[1]) + enemyBuffer[i][3]), triangleEnemyColour);
                        } 
                        // if the enemy type is 2, then create a circular enemy.
                        else if (enemyBuffer[i][2] == 2) {
                            enemies[j] = new CircleEnemy(gameObjects[enemyBuffer[i][1]].x, gameObjects[enemyBuffer[i][1]].y, 30, enemyBuffer[i][4], int(gameObjects[enemyBuffer[i][1]].getTheta(environment.getUIObject(0)[0], environment.getUIObject(0)[1]) + enemyBuffer[i][3]), circleEnemyColour);
                        } 
                        // if the enemy type is 1, then create a square enemy.
                        else if (enemyBuffer[i][2] == 3) {
                            enemies[j] = new SquareEnemy(gameObjects[enemyBuffer[i][1]].x, gameObjects[enemyBuffer[i][1]].y, 20, enemyBuffer[i][4], int(gameObjects[enemyBuffer[i][1]].getTheta(environment.getUIObject(0)[0], environment.getUIObject(0)[1]) + enemyBuffer[i][3]), squareEnemyColour);
                        }

                        // Increase the number of enemies spawned by 1.
                        enemiesSpawned++;
                        // Set the enemies type to 0 so that it will not spawn more than once if another pattern is called.
                        enemyBuffer[i][2] = 0;
                        break;
                    }
                }
            }
        }

        // Loops through the enemies array, and updates every enemy that exists.
        for (int i = 0; i < enemies.length; i++) {
            if (enemies[i] != null) {
                // Passes through the playerX, playerY, and playerSize for collision detection.
                enemies[i].update(_playerX, _playerY, _playerSize);
            } 
            // if null is found, break from the loop.
            else {
                break;
            }
        }

        // Increase the game rotation by the rotation speed.
        gameRot += rotSpeed;

        // if the game rotation is greater than 360, set it to 0.
        if (gameRot > 360) {
            gameRot = 0.0;
        } 
        // if the game rotation is less than 0, set it to 360.
        else if (gameRot < 0) {
            gameRot = 360.0;
        }

        // Loops through the game objects and updates each one by passing in the current gameRot.
        for (int i = 0; i < numGameObjects; i++) {
            gameObjects[i].update(gameRot);
        }
    }

    // Draw:
    // - Receives the current FG and BG colours.
    // - Draws the gameObjects and the enemies.
    void draw(int _currentFG, int _currentBG) {

        // Loops through the gameObjects and draws each one.
        for (int i = 0; i < numGameObjects; i++) {
            gameObjects[i].draw(_currentFG, _currentBG);
        }

        // Loops through the enemies and draws them if they exist.
        for (int i = 0; i < enemies.length; i++) {
            if (enemies[i] != null) {
                enemies[i].draw();
            } 
            else {
                break;
            }
        }
    }

    // setPattern:
    // - Receives a pattern number, and adds enemies to the enemy buffer depending on that number.
    void setPattern(byte _patternNum) {

        // if the pattern number is -1, create a 500 frame break.
        if (_patternNum == -1) {
            transitionTime = 500;
        }
        // if the pattern number is 0, create a 100 frame break.
        else if (_patternNum == 0) {
            transitionTime = 100;
        } 
        // if the pattern number is 1, create a 100 frame pattern where a stream of triangles shoots out of every gameObject.
        else if (_patternNum == 1) {
            transitionTime = 100;
            for (int i = 0; i < numGameObjects; i++) {
                for (int j = 0; j < transitionTime/10; j++) {
                    createEnemyBuffer(i + (j*numGameObjects), transitionTime - (j+1)*10, i, 1, 15, 2);
                }
            }
        } 
        // if the pattern number is 2, create a 50 frame pattern where a burst of 5 triangles shoots out of every gameObject.
        else if (_patternNum == 2) {
            transitionTime = 50;
            for (int i = 0; i < numGameObjects; i++) {
                for (int j = 0; j < 5; j++) {
                    createEnemyBuffer((i + (j*numGameObjects)), 25, i, 1, (10*j) - 20, 2);
                }
            }
        } 
        // if the pattern number is 3, create a 200 frame pattern where a series of randomly angled triangles shoots out of every gameObject.
        else if (_patternNum == 3) {
            transitionTime = 200;
            for (int i = 0; i < numGameObjects; i++) {
                for (int j = 0; j < 5; j++) {
                    createEnemyBuffer((i + (j*numGameObjects)), j*40 + i*(40/numGameObjects), i, 1, int(random(-45, 45)), 2);
                }
            }
        } 
        // if the pattern number is 4, create a 10 frame pattern where a circle shoots out of every gameObject.
        else if (_patternNum == 4) {
            transitionTime = 10;
            for (int i = 0; i < numGameObjects; i++) {
                createEnemyBuffer(i, 5, i, 2, 0, 3);
            }
        } 
        // if the pattern number is 5, create a 10 frame pattern where a square shoots out of every other gameObject.
        else if (_patternNum == 5) {
            transitionTime = 10;
            for (int i = 0; i < numGameObjects/2; i++) {
                createEnemyBuffer(i, 5, i*2, 3, 45, 3);
            }
        } 
        // if the pattern number is 6, create a 180 frame pattern where a curved stream of triangles shoots out of every gameObject.
        else if (_patternNum == 6) {
            transitionTime = 180;
            for (int i = 0; i < numGameObjects/2; i++) {
                for (int j = 0; j < transitionTime; j+= 5) {
                    createEnemyBuffer(i + ((j/5)*(numGameObjects/2)), j, i*2, 1, j/5 - (j/5)*2, 2);
                }
            }
        } 
        // if the pattern number is 7, create a 180 frame pattern where 3 streams of triangles shoots out of every gameObject.
        else if (_patternNum == 7) {
            transitionTime = 180;
            for (int i = 0; i < numGameObjects; i++) {
                for (int j = 0; j < transitionTime; j+=10) {
                    createEnemyBuffer((i + ((j/10)*numGameObjects))*3, j, i, 1, -30, 2);
                    createEnemyBuffer((i + ((j/10)*numGameObjects))*3 + 1, j, i, 1, 0, 2);
                    createEnemyBuffer((i + ((j/10)*numGameObjects))*3 + 2, j, i, 1, 30, 2);
                }
            }
        } 
        // if the pattern number is 8, create a 1 frame pattern where 2 circles shoot out of oppositely position gameObjects.
        else if (_patternNum == 8) {
            transitionTime = 1;
            createEnemyBuffer(1, 1, 0, 2, int(random(-10, 10)), 3);
            createEnemyBuffer(2, 1, numGameObjects/2, 2, int(random(-10, 10)), 3);
        }
    }

    // createEnemyBuffer:
    // - Receives a position number, transitionTime, gameObject, enemyType, angle, and speed.
    // - Assigns each received value to the position number slot in the enemyBuffer array.
    void createEnemyBuffer(int _num, int _time, int _gameObject, int _enemyType, int _angle, int _speed) {
        enemyBuffer[_num][0] = _time;
        enemyBuffer[_num][1] = _gameObject;
        enemyBuffer[_num][2] = _enemyType;
        enemyBuffer[_num][3] = _angle;
        enemyBuffer[_num][4] = _speed;
    }

    // reset:
    // - Resets all the necessary variables in the Gameplay class to restart a level.
    void reset() {
        // Set the stage, game rotation, transition time, enemies spawned, and enemies not hit to 0.
        stage = 0;
        gameRot = 0;
        transitionTime = 0;
        enemiesSpawned = 0;
        enemiesNotHit = 0;

        // Loops through enemyBuffer array and resets all of the enemies to type 0.
        for (int i = 0; i < enemyBuffer.length; i++) {
            if (enemyBuffer[i][2] != 0) {
                for (int j = 0; j < enemyBuffer[i].length; j++) {
                    enemyBuffer[i][j] = 0;
                }
            } 
            else {
                break;
            }
        }

        // Loops through the enemies array and sets all active enemies to be dead.
        for (int i = 0; i < enemies.length; i++) {
            if (enemies[i] != null) {
                enemies[i].dead = true;
            } 
            else { 
                break;
            }
        }
    }

    // checkHighscore:
    // - Updates the highscore variable when a score greater than the previous is made.
    void checkHighscore() {
        // if the current score is greater than the highscore, set the highscore to the current score.
        if (byte(float(enemiesNotHit) / float(enemiesSpawned)*100) > highscore) {
            highscore = byte(float(enemiesNotHit) / float(enemiesSpawned)*100);
        }
    }
}

// Gameplay_Tutorial class:
// - Extends Gameplay.
// - Adjusts the draw function of the Gameplay class to allow for the drawing of the tutorial text.
class Gameplay_Tutorial extends Gameplay {

    // Gameplay_Tutorial class:
    // - Receives the gameStateIndex, number of gameObjects, the gameObject radii, and the enemy colours.
    // - Passes the received values to 
    Gameplay_Tutorial(int _gameStateIndex, byte _numGameObjects, int _gameObjectRadii, color _triEnemCol, color _squEnemCol, color _cirEnemCol) {
        super(_gameStateIndex, _numGameObjects, _gameObjectRadii, _triEnemCol, _squEnemCol, _cirEnemCol);
    } 

    // Draw:
    // - Receives the current FG and BG values.
    // - Calls its super.draw()
    // - Draws tutorial text to the screen.
    void draw(int _currentFG, int _currentBG) {
        super.draw(_currentFG, _currentBG);

        // Set the textSize to 20.
        textSize(20);

        // if the stage is less than the number of tutorial text samples, continue.
        if (stage < tutorialData.length) {
            // Fill a rectangle with the BG colour, and stroke it with the FG colour.
            fill(_currentBG);
            stroke(_currentFG);

            // Draw the rectangle at the top of the screen.
            rect(0, 10, width, 60);

            // Fill the text with the FG colour and draw the text corresponding with the stage.
            fill(_currentFG);
            text(tutorialData[stage], width/2, 50);
        }
    }
}


// Gameplay_Object class:
// - Manages a single gameObject.
class Gameplay_Object {

    // Creates a integer variable to hold the x, y, size, offset, and radius  of the gameObject. 
    int x;
    int y;
    int size;
    int offset;
    int radius;

    // Gameplay_Object:
    // - Receives the size, offset, and radius of the gameObject.
    Gameplay_Object(byte _size, int _offset, int _radius) {
        size = _size;
        offset = _offset;
        radius = _radius;
    }

    //  Update:
    // - Receives an angle to update the x and y coordinates of the gameObject.
    void update(float _angle) {

        // Uses the rotX and rotY methods to update the x and y position.
        x = int(rotX(environment.getUIObject(0)[0], radius, _angle+offset));
        y = int(rotY(environment.getUIObject(0)[1], radius, _angle+offset));
    }

    // Draw:
    // - Receives the current FG and BG.
    // - Draws the gameObject.
    void draw(int _currentFG, int _currentBG) {
        strokeWeight(3);
        stroke(_currentFG);
        fill(_currentBG);
        ellipse(x, y, size, size);
    }

    // rotX:
    // - Receives the originalX, position from the originalX, and angle to return a new x coordinate for the gameObject.
    float rotX(float x, int lineLen, float angle) {
        return cos(radians(angle))*lineLen + x;
    }


    // rotY:
    // - Receives the originalY, position from the originalY, and angle to return a new y coordinate for the gameObject.
    float rotY(float y, int lineLen, float angle) {
        return sin(radians(angle))*lineLen + y;
    }

    // getTheta:
    // - Receives the originX and originY values.
    // - Returns the angle of the line represented by originX,originY and x,y of the game.
    float getTheta(int _originX, int _originY) {
        return degrees(atan2((_originY-y), (_originX-x)));
    }
}

// gameData is a 3 dimensional float array that holds all of the patterns and rotation speeds for each level in the game.
// gameData[gameStateIndex][pattern(0) or rotationSpeed(1)][stage]
// Each pattern number corresponds to a pattern in the Gameplay class.
float[][][] gameData = {
    {  //tutorial
        {  //pattern
            0, 0, 0, 0, 0, 0, 0, 3, 0, 0, 0, 0, 0, 0, 0, 0
        }
        , 
        {  //rotation speed
            0, 0, 0, 0.5, 0.5, 0.5, 0.5, 0.5, 0.5, 0.5, 0.5, 0.5, 0.5, 0.5, 0.5, 0.5
        }
    }
    , 
    {  //level 1
        {  //pattern
            0, 4, 0, 4, 0, 4, 0, 5, 0, 0, 1, 1, 0, 5, 0, 3, 0, 
            6, 0, 4, 0, 4, 0, 4, 0, 6, 0, 0, 5, 0, 1, 1, 1, 0, 
            0, 4, 6, -1
        }
        , 
        {  //rotation speed
            0.5, 0.5, 0.5, 0.5, 0.5, 0.5, 0.5, 0.5, 0.5, -0.5, -0.5, -0.5, -0.5, -0.5, -0.5, 0.5, 0.5, 
            0.5, 0.5, 0.5, 0.5, 0.5, -0.5, -0.5, -0.5, -0.5, -0.5, 0.5, 0.5, -0.5, -0.5, 0.5, -0.5, -0.5, 
            -0.5, -0.5, 0.5, 0.5
        }
    }
    , 
    {  //level 2
        {  //pattern
            0, 1, 0, 1, 1, 4, 1, 0, 2, 0, 0, 0, 1, 1, 1, 0, 5, 0, 
            6, 6, 6, 6, 6, 6, 6, 0, 0, 2, 0, 2, 0, 2, 0, 0, 7, 7, 
            4, 7, 7, 8, 0, 0, 5, 5, 5, 3, 5, 5, 5, 3, -1
        }
        , 
        {  //rotation speed
            0, 0.5, 0.5, -0.5, -0.5, -0.5, -0.5, -0.5, -0.5, -0.5, -0.5, -0.5, -0.5, 0.5, -0.5, 0.5, 0.5, 0.5, 
            0.25, 0, 0, -0.25, -0.5, -0.6, -0.7, -0.8, -0.5, -0.5, -0.6, -0.7, -0.8, -0.9, -0.95, -0.5, 0, 0.25, 
            0.25, 0.4, 0.4, 0.4, 0.4, 0.4, 0.75, 0.75, 0.75, 1, 1.5, 1.5, 1.5, 1.5, 1.5
        }
    }
    , 
    {  //level 3
        {  //pattern
            0, 3, 0, 0, 7, 0, 0, 1, 8, 1, 8, 1, 8, 1, 8, 1, 8, 1, 
            8, 0, 0, 2, 0, 0, 6, 0, 0, 6, 0, 0, 6, 0, 0, 3, 4, 3, 
            0, 0, 5, 5, 0, 5, 5, 0, 5, 5, 0, 0, 4, 0, 4, 0, 4, -1
        }
        , 
        {  //rotation speed
            1, 1, 1, 0.5, 0.5, 0.5, 0.5, 0.5, 0.5, -0.5, -0.5, -1, -1, -1.5, -1.5, 1.5, 1.5, 1, 
            1, 0.5, 0.5, -0.5, -0.5, -0.25, -0.25, -0.25, 0.25, 0.25, 0.25, -0.25, -0.25, -0.25, -0.5, -1, -1, -1, 
            -1, -1, -1, 1, 1, -1, 1, 1, -1, -1, -0.25, 0.25, 0.5, 0.5, 0.5, 0.5, 0.5, 0.5
        }
    }
};

// tutorialData is a String array that stores all of the text used in the tutorial level. 
// Each line corresponds to a stage. Lines are repeated twice in order to give the user a long enough time to read the text.
String[] tutorialData = {
    "Welcome to Soundodger!", 
    "Welcome to Soundodger!", 
    "You are the circle below. Use your mouse to move it around the playing field.", 
    "You are the circle below. Use your mouse to move it around the playing field.", 
    "The aim of the game is to dodge the enemies that appear from the rotating circles.", 
    "The aim of the game is to dodge the enemies that appear from the rotating circles.", 
    "Triangular and circular enemies travel in a straight line and square enemies follow you.", 
    "Triangular and circular enemies travel in a straight line and square enemies follow you.", 
    "Try dodging these enemies! Press \"P\" to pause!", 
    "Try dodging these enemies! Press \"P\" to pause!", 
    "", 
    "", 
    "You have infinite lives, but, the more enemies you dodge, the better the score you will get!", 
    "You have infinite lives, but, the more enemies you dodge, the better the score you will get!", 
    "Good luck!", 
    "Good luck!", 
    ""
};


// ── Player.pde
// Daniel Wolff
// 01/05/2015
// Culminating Project: Soundodger (remade by Daniel Wolff)

// Player class:
// - Manages the player data.
class Player {

    // Creates an integer variable for the players x, y, and size. 
    int x;
    int y;
    int size;

    // Player constructor:
    // - Receives an x position, y position, and size.
    Player(int _x, int _y, int _size) {
        x = _x;
        y = _y;
        size = _size;
    }    

    // Update:
    // - Checks the player boundaries.
    void update() {
        checkBoundaries();
    }

    // Draw:
    // - Draws the player.
    void draw(int _currentFG) {
        noStroke();
        fill(_currentFG);
        ellipse(x, y, size, size);
    }

    // checkBoundaries.
    // - Manipulates the player position to keep the player within the game boundaries.
    void checkBoundaries() {
        // if the distance between the players x and y coordinates and the center of the playing field is lesser than the radius of the field minus the radius of the player, continue.
        if (getHyp(environment.getUIObject(0)[0], environment.getUIObject(0)[1]) < environment.getUIObject(0)[2]/2 - size/2) {
            // Set the player's coordinates to the coordinates of the mouse.
            x = mouseX;
            y = mouseY;
        } 
        // if the distance between the players x and y coordinates and the center of the playing field is greater than the radius of the field minus the radius of the player, continue.
        else {
            // Rotate the player around the boundaries by using the rotX and rotY methods.
            x = int(rotX(width/2, environment.getUIObject(0)[2]/2  - size/2, getTheta(environment.getUIObject(0)[0], environment.getUIObject(0)[1])));
            y = int(rotY(height/2, environment.getUIObject(0)[2]/2  - size/2, getTheta(environment.getUIObject(0)[0], environment.getUIObject(0)[1])));
        }
    }



    // getHyp:
    // - Returns length of the distance between the players x and y, and the inputted x and y coordinates.
    float getHyp(int _originX, int _originY) {
        return sqrt(sq(_originX - mouseX) + sq(_originY - mouseY));
    }

    // getTheta:
    // - Receives the originX and originY values.
    // - Returns the angle of the line represented by originX,originY and x,y of the player (mouseX, mouseY).
    float getTheta(int _originX, int _originY) {
        return atan2((mouseY - _originY), (mouseX - _originX));
    }

    // rotX:
    // - Receives the originalX, position from the originalX, and angle to return a new x coordinate.
    float rotX(float x, int lineLen, float angle) {
        return cos(angle)*lineLen + x;
    }

    // rotY:
    // - Receives the originalY, position from the originalY, and angle to return a new y coordinate.
    float rotY(float y, int lineLen, float angle) {
        return sin(angle)*lineLen + y;
    }
}


// ── UserInterface.pde
// Daniel Wolff
// 01/05/2015
// Culminating Project: Soundodger (remade by Daniel Wolff)

// UI class:
// - Creates a friendly user interface for the user.
// - Manages user interactions and gameState switches.
class UI {

    // Creates an array of user interface objects.
    Menu_Object[] ui_Objects;

    // Creates an integer variable to hold the number of user interface objects, transitionTime, and the fadeAlpha.
    int numObjects;
    int transitionTime = 0;
    int fadeAlpha = 0;

    // Creates a boolean variable that reports whether or not there is a transition beteen menus.
    boolean transition = false;

    // Creates a 2-dimensional integer array that holds all of the shape data for the gameState.
    int[][] uiData;
    // Creates a String array that holds all of the text data for the gameState.
    String[] uiText;

    // UI constructor:
    // - Receives a gameStateIndex.
    // - Finds its corresponging uiData and uiText.
    // - Instantiates its ui_Objects.
    UI(int _gameStateIndex) {

        // Uses the gameStateIndex to get the uiData and uiText.
        uiData = menuData[_gameStateIndex];
        uiText = menuText[_gameStateIndex];

        // Finds the number of objects by finding the length of the uiData array.
        numObjects = uiData.length;

        //Create the menu objects.
        ui_Objects = new Menu_Object[numObjects];

        //Loops through the menu objects and instantiates them. Passes through its corresponding uiData and uiText.
        for (int i = 0; i < numObjects; i++) {
            ui_Objects[i] = new Menu_Object(uiData[i], uiText[i]);
        }
    }

    // Update:
    // - Updates the menu objects.
    // - Checks for, updates, and manages transitions.
    // - Manages its fadeAlpha.
    void update() {

        // Loops through each menu object and updates it.
        for (Menu_Object i : ui_Objects) {
            i.update();
        }

        // if a transition is happening, continue.
        if (transition) {

            // Increase the transitionTime by 1.
            transitionTime++;

            // if the transitionTime is greater than or equal to 50, continue.
            if (transitionTime >= 50) {
                // End the transition.
                transition = false;
                // Loop through each menu object to see which one was clicked.
                for (Menu_Object i : ui_Objects) {
                    // When the one that was clicked is found, unpause the game and exit the showScore gameState, 
                    //       set the objects isClicked boolean to false, and set its inflation integer to 0. Also, 
                    //       set the transitionTime to 0, and call the environment's changeGameState method to change the gamestate.
                    if (i.isClicked) {
                        environment.pauseGame(false);
                        environment.showScore(false);
                        i.isClicked = false;
                        i.inflation = 0;
                        transitionTime = 0;
                        environment.changeGameState(byte(i.shapeData[5]));
                    }
                }
            }
        }

        // Always increase the fadeAlpha by a value of 5, unless fadeAlpha is greater than or equal to 255 (max).
        if (fadeAlpha < 255) {
            fadeAlpha+=5;
        }
    }

    // Draw:
    // - Receives the current BG and FG.
    // - Draws each menu object.
    void draw(int _currentBG, int _currentFG) {
        for (Menu_Object i : ui_Objects) {
            // Passes the current FG and BG, and the fadeAlpha.
            i.draw(_currentBG, _currentFG, transition, fadeAlpha);
        }
    }

    // checkClick:
    // - Receives the x and y coordinates of the mouse click.
    // - Checks each menu object to see if it was clicked.
    void checkClick(int _x, int _y) {
        // Loops through each menu object.
        for (Menu_Object i : ui_Objects) {
            // if the click was on the object, continue.
            if (i.checkMouse(_x, _y)) {
                // if the designated gameStateIndex was above or equal to zero, continue.
                if (i.shapeData[5] >= 0) {
                    // if the designated gameStateIndex was zero, reset the game.
                    if (i.shapeData[5] == 0) {
                        environment.reset();
                    }
                    // Set the objects isClicked boolean to true, and set the transition boolean to true.
                    i.isClicked = true;
                    transition = true;
                    break;
                } 
                // else, if the designated gameStateIndex was -3, pass false through the environments pauseGame method to unpause the game.
                else if (i.shapeData[5] == -3) {
                    environment.pauseGame(false);
                } 
                // else, if the designated gameStateIndex was -4, pass false through the environment showScore method to exit the showScore screen. 
                else if (i.shapeData[5] == -4) {
                    environment.showScore(false);
                }
            }
        }
    }

    // fadeIn: 
    // - Resets the fadeAlpha variable.
    void fadeIn() {
        // When reset, the update() method will then increase this every frame, giving a fade effect.
        fadeAlpha = 0;
    }
}

// UI_ScoreScreen class:
// - Extends UI.
// - Manages the user interface for the scoreScreen gameState.
class UI_ScoreScreen extends UI {

    // UI_ScoreScreen constructor:
    // - Receives a gameStateIndex and passes it to its super.
    UI_ScoreScreen(int _gameStateIndex) {
        super(_gameStateIndex);
    }

    // Draw:
    // - Receives the current BG anf FG and passes it to its super.
    // - Draws the scoreScreen text.
    void draw(int _currentBG, int _currentFG) {
        super.draw(_currentBG, _currentFG);
        // if no transition is happening, fill text with FG colour, and draw "Your score:", the percentage ratio of enemiesSpawned to enemiesNotHit, and the highscore.
        if (!transition) {
            fill(_currentFG);
            textSize(environment.getUIObject(5, 0)[6]/2);
            text("Your score:", environment.getUIObject(0)[0], environment.getUIObject(0)[1] - 45);
            textSize(environment.getUIObject(5, 0)[6]);
            text(int((float(environment.gameplayControllers[environment.gameStateIndex-(environment.numGameStates-environment.numLevels)].enemiesNotHit)/float(environment.gameplayControllers[environment.gameStateIndex-(environment.numGameStates-environment.numLevels)].enemiesSpawned)) * 100) + "%", 
            environment.getUIObject(0)[0], environment.getUIObject(0)[1] + 55);
            textSize(environment.getUIObject(5, 0)[6]/4);
            text("Best: " + environment.gameplayControllers[environment.gameStateIndex-(environment.numGameStates-environment.numLevels)].highscore + "%", 
            environment.getUIObject(0)[0], environment.getUIObject(0)[1] + 100);
        }
    }
}

// Menu_Object class:
// - Manages a single user interface object.
class Menu_Object {

    // Creates an integer array that will store the shapeData of the menu object.
    int[] shapeData;
    // Creates a String that will hold the text for the menu object.
    String shapeText;
    // Creates an integer that keeps track of the inflation of the menu object.
    int inflation = 0;
    // Creates a boolean that states whether or not the menu object has been clicked.
    boolean isClicked = false;

    // Menu_Object constructor:
    // - Receives its shapeData and shapeText.
    Menu_Object(int[] _shapeData, String _shapeText) {
        shapeData = _shapeData;
        shapeText = _shapeText;
    }

    // Update:
    // - Controls the inflation of the menu object.
    void update() {
        // if it hasn't been clicked, continue.
        if (!isClicked) {
            // if the mouse is over the object, and the inflation is less than its inflationLimit, add 1 to the inflation.
            if (checkMouse(mouseX, mouseY) && inflation < shapeData[4]) {
                inflation+=1;
            } 
            // else, if the mouse is not over the object and the inflation is great than zero, subtract 1 from the inflation.
            else if (!checkMouse(mouseX, mouseY) && inflation > 0) {
                inflation-=1;
            }
        } 
        // if it has been clicked, increase the inflation by 50.
        else {
            inflation += 50;
        }
    }

    // Draw:
    // - Receives the current BG and FG, as well as the boolean transition, and the integer fadeAlpha.
    // - Draws the menu object shape and text to the screen.
    void draw(int _currentBG, int _currentFG, boolean _transition, int _fadeAlpha) {
        fill(_currentBG, _fadeAlpha);
        stroke(_currentFG, _fadeAlpha);
        strokeWeight(3);
        // if there is no transition, or there is a transition and this object was the one clicked, draw the circle.
        if (!_transition || (_transition && isClicked)) {
            ellipse(shapeData[0], shapeData[1], shapeData[2] + inflation, shapeData[3] + inflation);
        }
        // if there is no transition, draw the text.
        if (!_transition) {
            fill(_currentFG, _fadeAlpha);
            textSize(shapeData[6] + float(inflation/2));
            text(shapeText, shapeData[0], shapeData[1]+15);
        }
    }

    // checkMouse:
    // - Receives the x and y position of the mouse.
    // - Returns true if the mouse is over the menu object.
    boolean checkMouse(int _x, int _y) {
        // if the distance between the mouse coordinates and the center of the menu object is less than or equal to the radius of the menu object, return true.
        if (sqrt(sq(_x - shapeData[0])+sq(_y - shapeData[1])) <= shapeData[2]/2) {
            return true;
        }
        // else, return false.
        return false;
    }
}
